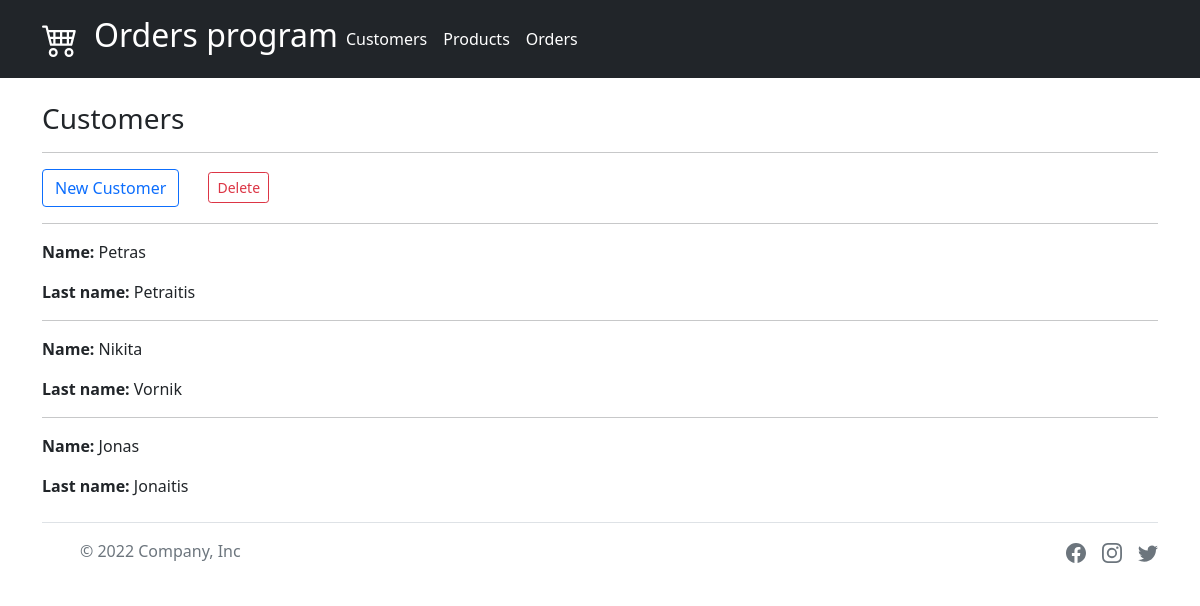
Before: / with the older database file.
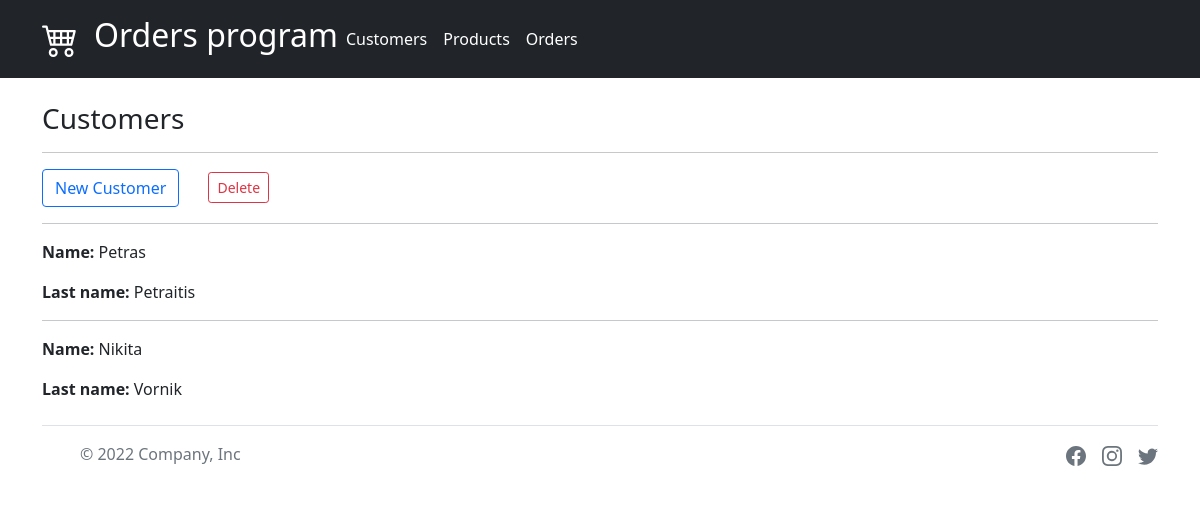
After: the same page with the newer database file.
### data.py (models this page shows, shortened)
class Customer(db.Model):
    __tablename__ = 'customer'
    id = db.Column(db.Integer, primary_key=True)
    f_name = db.Column("Name", db.String)
    l_name = db.Column("Last name", db.String)
    email = db.Column("Email", db.String)

### app.py (the view)
@app.route('/')
def customer():
    try:
        customers = Customer.query.all()
    except:
        customers = []
    return render_template('customer.html', customers=customers)

### templates/customer.html (shortened to what this page needs)
{% extends "base.html" %}
{% block content %}
<h3>Customers</h3>
<hr>
<div class="btn-group ">
    <a href="{{url_for('new_customer') }}" class="btn btn-outline-primary">New Customer</a>
</div>
<div class="btn-group">
    <a href="{{url_for('delete_customers') }}" class="btn btn-outline-danger btn-sm" style="margin-left: 25px">Delete</a>
</div>
{% if customers %}
{% for customer in customers %}
<hr>
<p><strong>Name:</strong> {{customer.f_name}}</p>
<p><strong>Last name:</strong> {{customer.l_name}}</p>
{% endfor %}
{% endif %}
{% endblock %}

Changed rows visible on the page:
removed Customer: f_name "Jonas", l_name "Jonaitis"
